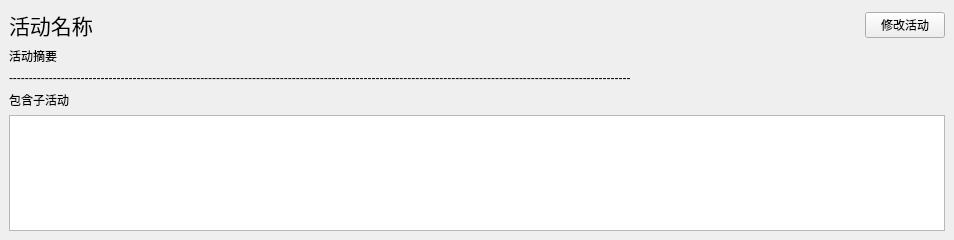
<?xml version="1.0" encoding="UTF-8"?>
<ui version="4.0">
 <class>MyCreateActivity</class>
 <widget class="QWidget" name="MyCreateActivity">
  <property name="geometry">
   <rect>
    <x>0</x>
    <y>0</y>
    <width>954</width>
    <height>240</height>
   </rect>
  </property>
  <property name="windowTitle">
   <string>Form</string>
  </property>
  <layout class="QGridLayout" name="gridLayout">
   <property name="leftMargin">
    <number>0</number>
   </property>
   <property name="topMargin">
    <number>0</number>
   </property>
   <property name="rightMargin">
    <number>0</number>
   </property>
   <property name="bottomMargin">
    <number>0</number>
   </property>
   <property name="spacing">
    <number>0</number>
   </property>
   <item row="0" column="0">
    <widget class="QWidget" name="widget" native="true">
     <layout class="QGridLayout" name="gridLayout_2">
      <item row="0" column="0">
       <widget class="QLabel" name="label_name">
        <property name="font">
         <font>
          <family>Agency FB</family>
          <pointsize>16</pointsize>
         </font>
        </property>
        <property name="text">
         <string>活动名称</string>
        </property>
       </widget>
      </item>
      <item row="0" column="1">
       <spacer name="horizontalSpacer">
        <property name="orientation">
         <enum>Qt::Horizontal</enum>
        </property>
        <property name="sizeHint" stdset="0">
         <size>
          <width>282</width>
          <height>20</height>
         </size>
        </property>
       </spacer>
      </item>
      <item row="0" column="2">
       <widget class="QPushButton" name="pushButton">
        <property name="text">
         <string>修改活动</string>
        </property>
       </widget>
      </item>
      <item row="1" column="0" colspan="3">
       <widget class="QLabel" name="label_abstract">
        <property name="text">
         <string>活动摘要</string>
        </property>
       </widget>
      </item>
      <item row="2" column="0" colspan="3">
       <widget class="QLabel" name="label_3">
        <property name="text">
         <string>------------------------------------------------------------------------------------------------------------------------------------------------------------</string>
        </property>
       </widget>
      </item>
      <item row="3" column="0" colspan="3">
       <widget class="QLabel" name="label_4">
        <property name="text">
         <string>包含子活动</string>
        </property>
       </widget>
      </item>
      <item row="4" column="0" colspan="3">
       <widget class="MyListWidget_child" name="listWidget_child">
        <property name="spacing">
         <number>10</number>
        </property>
       </widget>
      </item>
     </layout>
    </widget>
   </item>
  </layout>
 </widget>
 <customwidgets>
  <customwidget>
   <class>MyListWidget_child</class>
   <extends>QListWidget</extends>
   <header location="global">mylistwidget_child.h</header>
  </customwidget>
 </customwidgets>
 <resources/>
 <connections/>
</ui>
